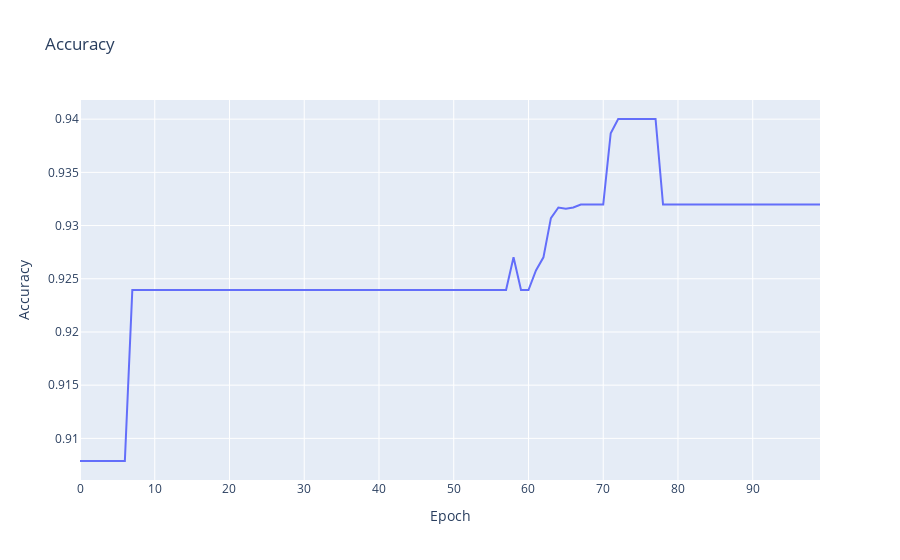

Here is the notebook cell this chart was saved with:
### Code cell
# plot accuracy
fig = go.Figure()
# fig.add_trace(go.Scatter(y=lstm_history.history['accuracy'], mode='lines', name='accuracy'))
fig.add_trace(go.Scatter(y=lstm_history.history['val_accuracy'], mode='lines', name='val_accuracy'))
fig.update_layout(title='Accuracy', xaxis_title='Epoch', yaxis_title='Accuracy')
fig.show()

# save figure
fig.write_image("lstm_accuracy.png")

### Figure 1 — Plotly figure (JSON) as saved in the notebook; plotly's stock layout.template omitted (floating-point values rounded to 4 significant figures)
{"data": [{"mode": "lines", "name": "val_accuracy", "type": "scatter", "y": [0.9079, 0.9079, 0.9079, 0.9079, 0.9079, 0.9079, 0.9079, 0.9239, 0.9239, 0.9239, 0.9239, 0.9239, 0.9239, 0.9239, 0.9239, 0.9239, 0.9239, 0.9239, 0.9239, 0.9239, 0.9239, 0.9239, 0.9239, 0.9239, 0.9239, 0.9239, 0.9239, 0.9239, 0.9239, 0.9239, 0.9239, 0.9239, 0.9239, 0.9239, 0.9239, 0.9239, 0.9239, 0.9239, 0.9239, 0.9239, 0.9239, 0.9239, 0.9239, 0.9239, 0.9239, 0.9239, 0.9239, 0.9239, 0.9239, 0.9239, 0.9239, 0.9239, 0.9239, 0.9239, 0.9239, 0.9239, 0.9239, 0.9239, 0.927, 0.9239, 0.9239, 0.9258, 0.927, 0.9307, 0.9317, 0.9316, 0.9317, 0.932, 0.932, 0.932, 0.932, 0.9387, 0.94, 0.94, 0.94, 0.94, 0.94, 0.94, 0.932, 0.932, 0.932, 0.932, 0.932, 0.932, 0.932, 0.932, 0.932, 0.932, 0.932, 0.932, 0.932, 0.932, 0.932, 0.932, 0.932, 0.932, 0.932, 0.932, 0.932, 0.932]}], "layout": {"title": {"text": "Accuracy"}, "xaxis": {"title": {"text": "Epoch"}}, "yaxis": {"title": {"text": "Accuracy"}}}}
